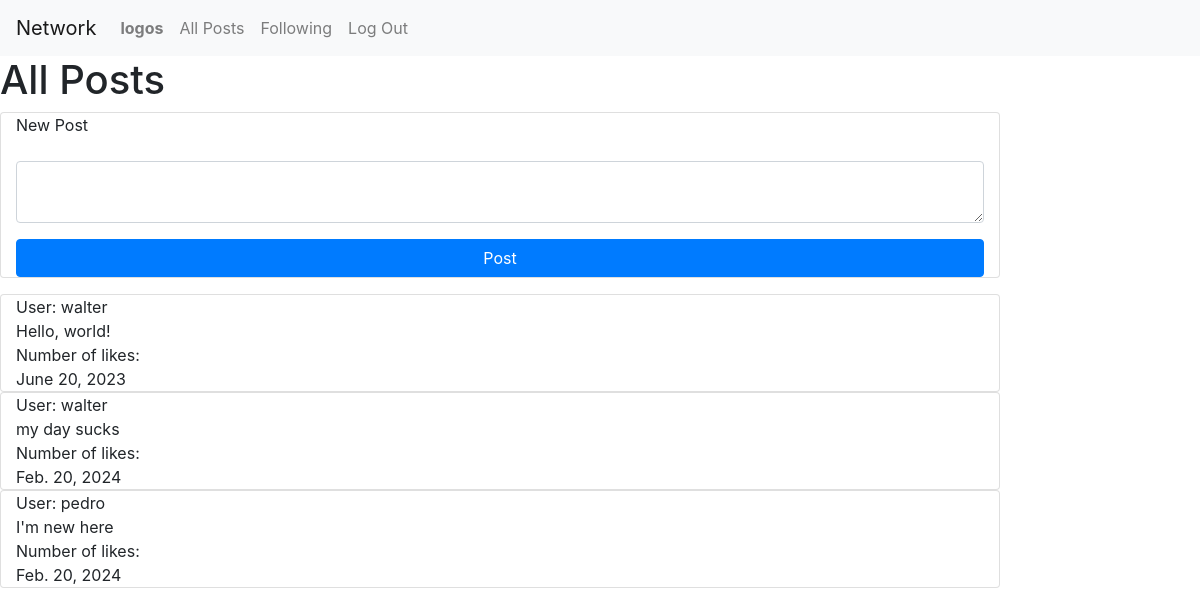
The app's page / (signed in) with its own data.
### network/models.py (models this page shows, shortened)
class User(AbstractUser):
    pass

class Post(models.Model):
    user = models.ForeignKey(User, on_delete=models.CASCADE, related_name="poster")
    post = models.CharField(max_length=64)
    date = models.DateField()

### network/views.py (the view)
# urls.py: path("", views.index, name="index"),
def index(request):
    if request.user.is_authenticated:
        posts = Post.objects.all()
        return render(request, "network/index.html", {
            "posts": posts
        })
    else:
        return render(request, "network/index.html")

### network/templates/network/index.html (shortened to what this page needs)
{% extends "network/layout.html" %}
{% block body %}
{% if user.is_authenticated %}
    <h1> All Posts</h1>
    <div>
        <form action="{% url 'new_post' %}" method="post">
            <div class="mb-3 card col-10">
                <div class="mb-3">
                    <label for="post" class="form-label">New Post</label>
                </div>
                <div class="mb-3">
                    <textarea class="form-control" name="text-compose" rows="2"></textarea>
                </div>
                <input class="btn btn-primary" type="submit" value="Post">
            </div>
        </form>
        <div class="mb-3">
            {% for post in posts %}
            <div class="card col-10">
                <div>User: {{ post.user }}</div>
                <div>{{ post.post }}</div>
                <div>Number of likes: {{post.likes}}</div>
                <div>{{ post.date }}</div>
            </div>
            {% endfor %}
        </div>
    </div>
{% endif %}
{% endblock %}

### network/templates/network/layout.html (shortened to what this page needs)
{% load static %}
<!DOCTYPE html>
<html lang="en">
    <head>
        <link rel="stylesheet" href="https://stackpath.bootstrapcdn.com/bootstrap/4.4.1/css/bootstrap.min.css">
        <link href="{% static 'network/styles.css' %}" rel="stylesheet">
    </head>
    <body>
        <nav class="navbar navbar-expand-lg navbar-light bg-light">
            <a class="navbar-brand" href="#">Network</a>
            <div>
              <ul class="navbar-nav mr-auto">
                {% if user.is_authenticated %}
                    <li class="nav-item">
                        <a class="nav-link" href="#"><strong>{{ user.username }}</strong></a>
                    </li>
                {% endif %}
                <li class="nav-item">
                  <a class="nav-link" href="{% url 'index' %}">All Posts</a>
                </li>
                {% if user.is_authenticated %}
                    <li class="nav-item">
                        <a class="nav-link" href="#">Following</a>
                    </li>
                    <li class="nav-item">
                        <a class="nav-link" href="{% url 'logout' %}">Log Out</a>
                    </li>
                {% endif %}
              </ul>
            </div>
          </nav>
        <div class="body">
            {% block body %}
            {% endblock %}
        </div>
    </body>
</html>

### records on screen
User: username "logos"
Post: user "walter", post "Hello, world!", date "June 20, 2023"
Post: user "walter", post "my day sucks", date "Feb. 20, 2024"
Post: user "pedro", post "I'm new here", date "Feb. 20, 2024"
